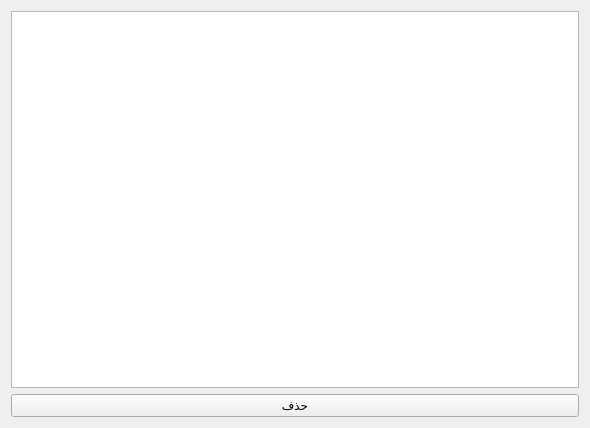
<?xml version="1.0" encoding="UTF-8"?>
<ui version="4.0">
 <class>Frame</class>
 <widget class="QFrame" name="Frame">
  <property name="geometry">
   <rect>
    <x>0</x>
    <y>0</y>
    <width>590</width>
    <height>428</height>
   </rect>
  </property>
  <property name="windowTitle">
   <string>Frame</string>
  </property>
  <property name="layoutDirection">
   <enum>Qt::LayoutDirection::RightToLeft</enum>
  </property>
  <layout class="QVBoxLayout" name="verticalLayout">
   <item>
    <widget class="QTableWidget" name="table">
     <property name="editTriggers">
      <set>QAbstractItemView::EditTrigger::NoEditTriggers</set>
     </property>
     <property name="selectionMode">
      <enum>QAbstractItemView::SelectionMode::SingleSelection</enum>
     </property>
     <property name="selectionBehavior">
      <enum>QAbstractItemView::SelectionBehavior::SelectRows</enum>
     </property>
     <property name="columnCount">
      <number>0</number>
     </property>
    </widget>
   </item>
   <item>
    <widget class="QPushButton" name="delete_button">
     <property name="text">
      <string>حذف</string>
     </property>
    </widget>
   </item>
  </layout>
 </widget>
 <resources/>
 <connections/>
</ui>
